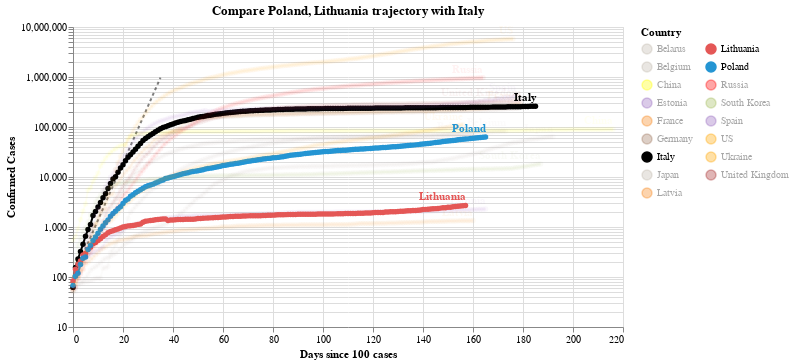

The cell this chart's notebook holds for it:
### Code cell
#hide_input
chart2 = make_since_chart(dff2, ['Poland', 'Lithuania'], baseline_countries)
chart2

### Figure 1 — Vega-Lite specification as saved in the notebook (floating-point values rounded to 4 significant figures; data arrays with more than 128 entries replaced by an {"elided": "..."} marker saying what was removed)
{"config": {"view": {"continuousWidth": 400, "continuousHeight": 300}}, "layer": [{"data": {"name": "data-628230001892d6798b50651be41d1b3e"}, "mark": {"type": "line", "color": "black", "opacity": 0.5, "strokeDash": [3, 3]}, "encoding": {"x": {"type": "quantitative", "field": "Days since 100 cases"}, "y": {"type": "quantitative", "field": "Confirmed Cases"}}}, {"data": {"name": "data-1d11ee495c39cd041d1a1ecc31eb07bb"}, "mark": {"type": "line", "point": true}, "encoding": {"color": {"type": "nominal", "field": "Country", "legend": {"columns": 2}, "scale": {"domain": ["Belarus", "Belgium", "China", "Estonia", "France", "Germany", "Italy", "Japan", "Latvia", "Lithuania", "Poland", "Russia", "South Korea", "Spain", "US", "Ukraine", "United Kingdom"], "range": ["#C1B7AD", "#C1B7AD", "yellow", "#9467bd", "#F58518", "#9D755D", "black", "#C1B7AD", "#F58518", "#E45756", "#2495D3", "red", "#A1BA59", "#9467bd", "orange", "orange", "brown"]}}, "opacity": {"condition": {"value": 1, "selection": "selector005"}, "value": 0.05}, "tooltip": [{"type": "nominal", "field": "Country"}, {"type": "temporal", "field": "Date"}, {"type": "quantitative", "field": "Confirmed Cases"}, {"type": "quantitative", "field": "Days since 100 cases"}], "x": {"type": "quantitative", "field": "Days since 100 cases"}, "y": {"type": "quantitative", "field": "Confirmed Cases", "scale": {"type": "log"}}}, "selection": {"selector005": {"type": "multi", "fields": ["Country"], "bind": "legend", "init": [{"Country": "Poland"}, {"Country": "Lithuania"}, {"Country": "Italy"}]}}, "width": 550}, {"data": {"name": "data-1d11ee495c39cd041d1a1ecc31eb07bb"}, "mark": {"type": "text", "align": "right", "dy": -8, "fontWeight": "bold"}, "encoding": {"color": {"type": "nominal", "field": "Country", "legend": {"columns": 2}, "scale": {"domain": ["Belarus", "Belgium", "China", "Estonia", "France", "Germany", "Italy", "Japan", "Latvia", "Lithuania", "Poland", "Russia", "South Korea", "Spain", "US", "Ukraine", "United Kingdom"], "range": ["#C1B7AD", "#C1B7AD", "yellow", "#9467bd", "#F58518", "#9D755D", "black", "#C1B7AD", "#F58518", "#E45756", "#2495D3", "red", "#A1BA59", "#9467bd", "orange", "orange", "brown"]}}, "opacity": {"condition": {"value": 1, "selection": "selector005"}, "value": 0.05}, "text": {"type": "nominal", "field": "Country"}, "tooltip": [{"type": "nominal", "field": "Country"}, {"type": "temporal", "field": "Date"}, {"type": "quantitative", "field": "Confirmed Cases"}, {"type": "quantitative", "field": "Days since 100 cases"}], "x": {"type": "quantitative", "field": "Days since 100 cases"}, "y": {"type": "quantitative", "field": "Confirmed Cases", "scale": {"type": "log"}}}, "transform": [{"filter": "(datum['Date'] >= 1598313600000)"}], "width": 550}], "title": "Compare Poland, Lithuania trajectory with Italy", "$schema": "https://vega.github.io/schema/vega-lite/v4.0.2.json", "datasets": {"data-628230001892d6798b50651be41d1b3e": [{"Days since 100 cases": 0, "Confirmed Cases": 100.0}, {"Days since 100 cases": 1, "Confirmed Cases": 130.0}, {"Days since 100 cases": 2, "Confirmed Cases": 169.0}, {"Days since 100 cases": 3, "Confirmed Cases": 219.7}, {"Days since 100 cases": 4, "Confirmed Cases": 285.6}, {"Days since 100 cases": 5, "Confirmed Cases": 371.3}, {"Days since 100 cases": 6, "Confirmed Cases": 482.7}, {"Days since 100 cases": 7, "Confirmed Cases": 627.5}, {"Days since 100 cases": 8, "Confirmed Cases": 815.7}, {"Days since 100 cases": 9, "Confirmed Cases": 1060.0}, {"Days since 100 cases": 10, "Confirmed Cases": 1379.0}, {"Days since 100 cases": 11, "Confirmed Cases": 1792.0}, {"Days since 100 cases": 12, "Confirmed Cases": 2330.0}, {"Days since 100 cases": 13, "Confirmed Cases": 3029.0}, {"Days since 100 cases": 14, "Confirmed Cases": 3937.0}, {"Days since 100 cases": 15, "Confirmed Cases": 5119.0}, {"Days since 100 cases": 16, "Confirmed Cases": 6654.0}, {"Days since 100 cases": 17, "Confirmed Cases": 8650.0}, {"Days since 100 cases": 18, "Confirmed Cases": 11250.0}, {"Days since 100 cases": 19, "Confirmed Cases": 14620.0}, {"Days since 100 cases": 20, "Confirmed Cases": 19000.0}, {"Days since 100 cases": 21, "Confirmed Cases": 24710.0}, {"Days since 100 cases": 22, "Confirmed Cases": 32120.0}, {"Days since 100 cases": 23, "Confirmed Cases": 41750.0}, {"Days since 100 cases": 24, "Confirmed Cases": 54280.0}, {"Days since 100 cases": 25, "Confirmed Cases": 70560.0}, {"Days since 100 cases": 26, "Confirmed Cases": 91730.0}, {"Days since 100 cases": 27, "Confirmed Cases": 119300.0}, {"Days since 100 cases": 28, "Confirmed Cases": 155000.0}, {"Days since 100 cases": 29, "Confirmed Cases": 201500.0}, {"Days since 100 cases": 30, "Confirmed Cases": 262000.0}, {"Days since 100 cases": 31, "Confirmed Cases": 340600.0}, {"Days since 100 cases": 32, "Confirmed Cases": 442800.0}, {"Days since 100 cases": 33, "Confirmed Cases": 575600.0}, {"Days since 100 cases": 34, "Confirmed Cases": 748300.0}, {"Days since 100 cases": 35, "Confirmed Cases": 972800.0}], "data-1d11ee495c39cd041d1a1ecc31eb07bb": {"elided": "2986 records"}}}
